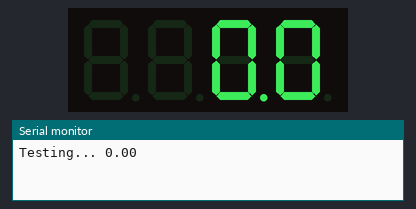
Bench run of a sketch on a simulated ESP8266 (NodeMCU). Parts: 4-digit seven-segment display, the last lines printed to the serial monitor.

Above: at 0.05 s.
At 4.93 s:
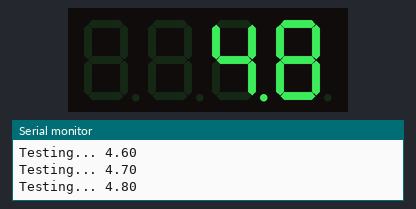
At 9.92 s:
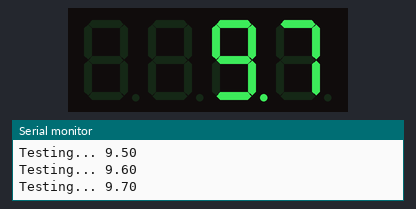
At 19.9 s:
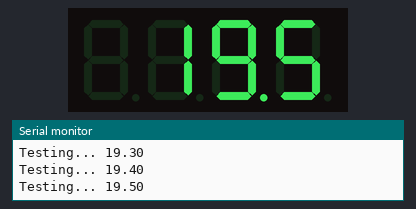
At 29.88 s:
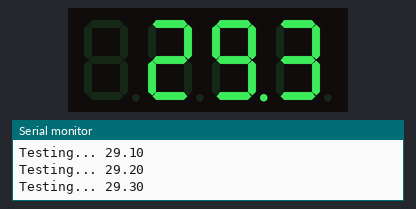
At 39.86 s:
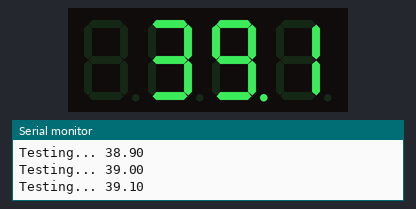

The sketch:

scale.ino
```cpp
#include <math.h>
#include "Adafruit_LEDBackpack.h"
#include <Wire.h>

#define DISPLAY_ADDRESS 0x70


const int dataPin = 1;
const int clockPin = 0;
Adafruit_7segment display = Adafruit_7segment();

double number = 0.0;

void setup() {

  Wire.begin(D2, D1);
  display.begin(DISPLAY_ADDRESS);
  Serial.begin(115200);
}


void loop() {
   Serial.print("Testing... ");
   Serial.println(number);

   writeToDisplay(number);
   number += 0.1;
   delay(100);
}

void writeToDisplay(double number) {
   display.printFloat(number, 1, DEC);
   display.writeDisplay();
}
```
